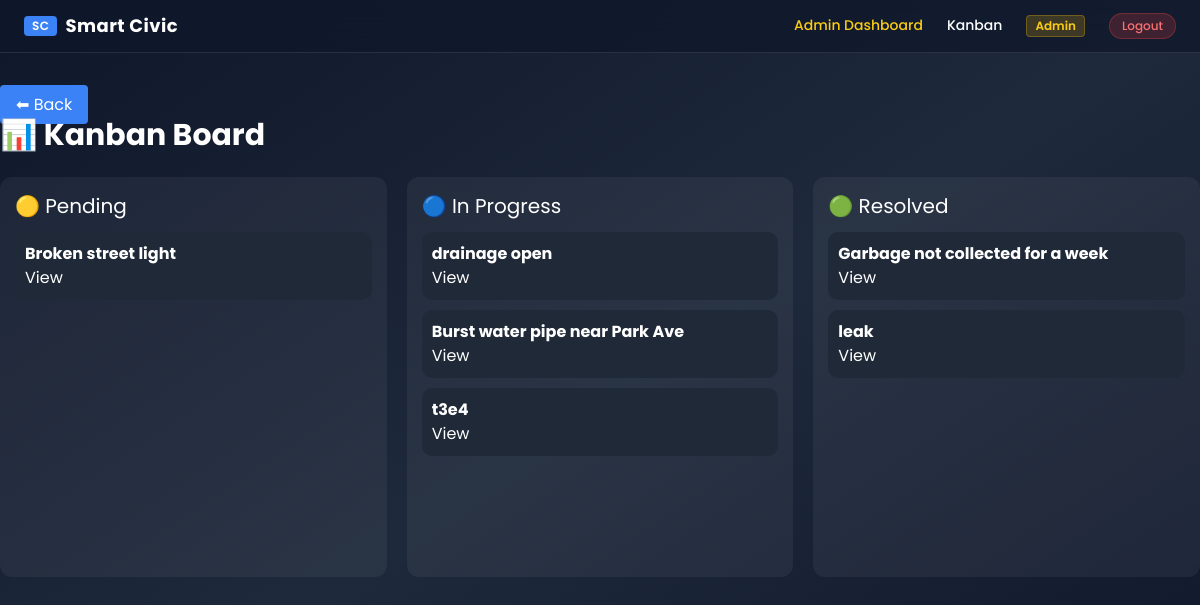
/complaints/kanban/ (signed in), run on the app's committed database.
### complaints/models.py (models this page shows, shortened)
class Complaint(models.Model):
    STATUS_CHOICES = [
        ('pending', 'Pending'),
        ('inprogress', 'In Progress'),
        ('resolved', 'Resolved'),
    ]
    user = models.ForeignKey(User, on_delete=models.CASCADE, related_name='complaints')
    title = models.CharField(max_length=200)
    desc = models.TextField()
    location = models.CharField(max_length=200)
    latitude = models.FloatField(null=True, blank=True)
    longitude = models.FloatField(null=True, blank=True)
    status = models.CharField(max_length=20, choices=STATUS_CHOICES, default='pending')
    category = models.CharField(max_length=100, default='general')
    created_at = models.DateTimeField(auto_now_add=True)
    image = models.ImageField(upload_to='complaints/', null=True, blank=True)
    class Meta:
        indexes = [
            models.Index(fields=['user', 'status']),
            models.Index(fields=['status']),
            models.Index(fields=['-created_at']),
        ]
        ordering = ['-created_at']   # newest first everywhere

### complaints/views.py (the view)
# urls.py: path('kanban/', kanban, name='kanban'),
@login_required
def kanban(request):
    all_complaints = list(Complaint.objects.select_related('user').all())
    return render(request, 'kanban.html', {
        'pending':  [c for c in all_complaints if c.status == 'pending'],
        'progress': [c for c in all_complaints if c.status == 'inprogress'],
        'resolved': [c for c in all_complaints if c.status == 'resolved'],
    })

### templates/kanban.html (shortened to what this page needs)
{% extends 'base.html' %}
{% block content %}
<div class="max-w-7xl mx-auto mt-10">
    <a href="/complaints/dashboard/" class="bg-blue-500 px-4 py-2 rounded text-white">⬅ Back</a>
    <h2 class="text-3xl font-bold mb-6">📊 Kanban Board</h2>
    <div class="kanban-board">
        <div class="kanban-column">
            <h3 class="text-xl mb-3">🟡 Pending</h3>
            {% for c in pending %}
                <div class="card">
                    <b>{{ c.title }}</b><br>
                    <a href="/complaints/detail/{{ c.id }}/">View</a>
                </div>
            {% empty %}
                <p>No pending</p>
            {% endfor %}
        </div>
        <div class="kanban-column">
            <h3 class="text-xl mb-3">🔵 In Progress</h3>
            {% for c in progress %}
                <div class="card">
                    <b>{{ c.title }}</b><br>
                    <a href="/complaints/detail/{{ c.id }}/">View</a>
                </div>
            {% empty %}
                <p>No progress</p>
            {% endfor %}
        </div>
        <div class="kanban-column">
            <h3 class="text-xl mb-3">🟢 Resolved</h3>
            {% for c in resolved %}
                <div class="card">
                    <b>{{ c.title }}</b><br>
                    <a href="/complaints/detail/{{ c.id }}/">View</a>
                </div>
            {% empty %}
                <p>No resolved</p>
            {% endfor %}
        </div>
    </div>
</div>
{% endblock %}

### templates/base.html (style rules this page uses)
body { font-family: 'Poppins', sans-serif; }

### templates/kanban.html (style rules this page uses)
.kanban-board { display: grid; grid-template-columns: repeat(3, 1fr); gap: 20px; }
.kanban-column { background: rgba(255,255,255,0.05); padding: 15px; border-radius: 12px; min-height: 400px; }
.card { background: #1f2937; padding: 10px; margin-bottom: 10px; border-radius: 10px; }

### data on the page
Complaint: title "Broken street light"
Complaint: title "drainage open"
Complaint: title "Burst water pipe near Park Ave"
Complaint: title "t3e4"
Complaint: title "Garbage not collected for a week"
Complaint: title "leak"
